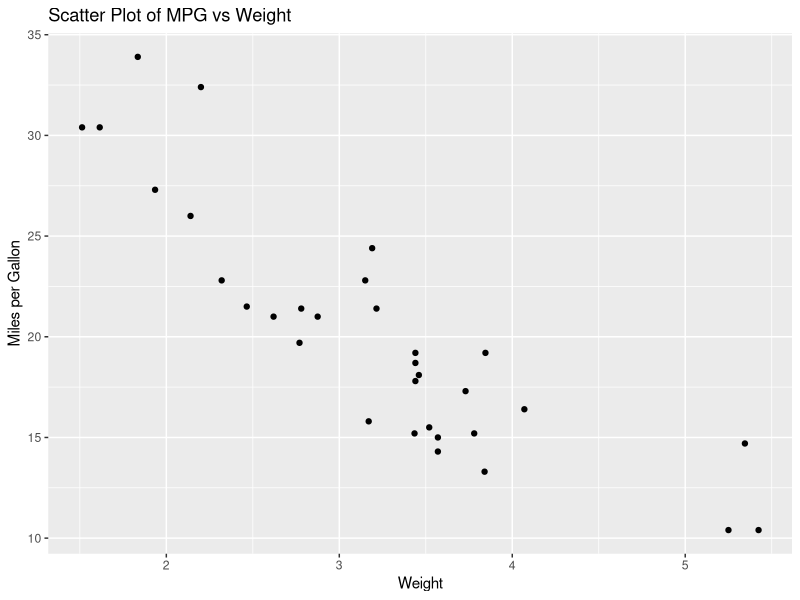
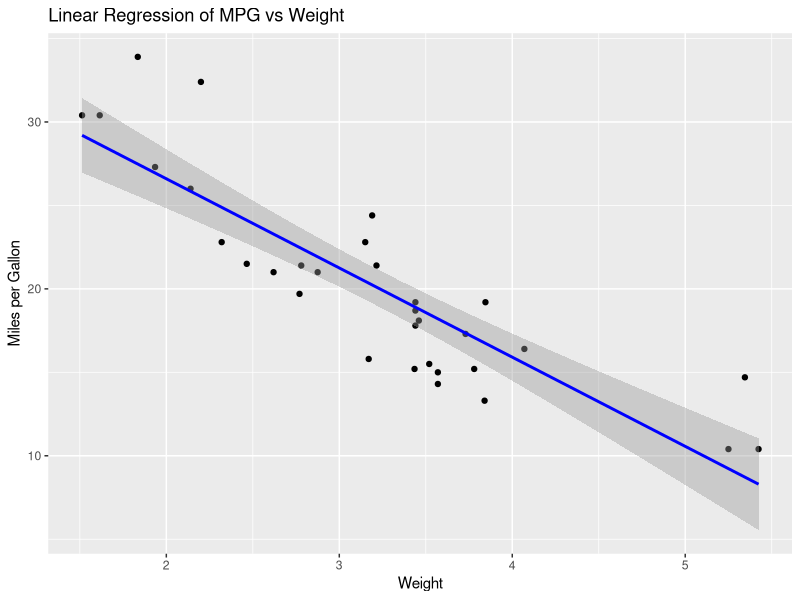
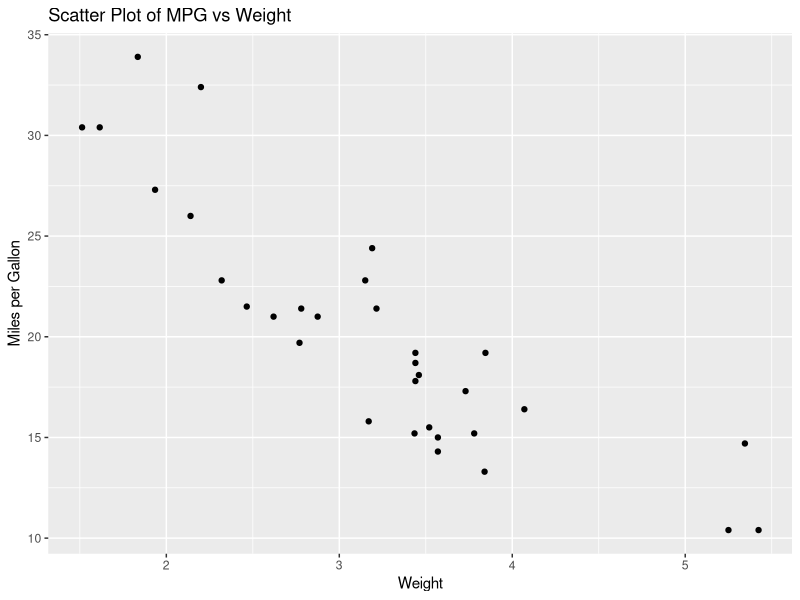
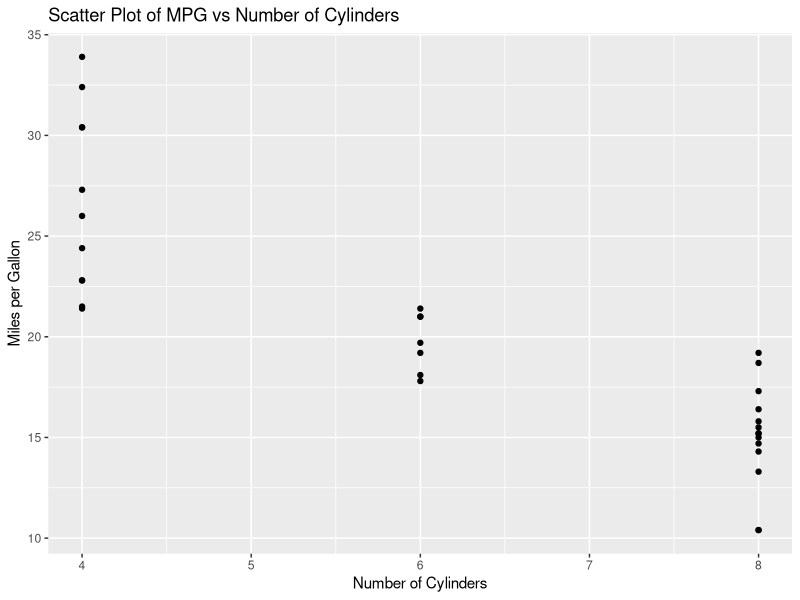
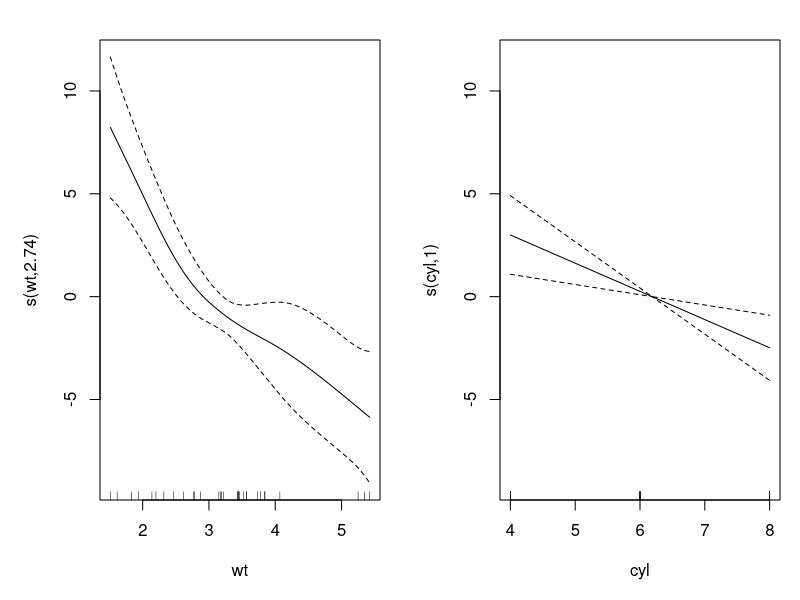

These figures' R source, in order:
#code in r to learn statistical analysis
#simple linear regression model
# Load necessary libraries
install.packages("ggplot2")
library(ggplot2)


# 1. Load the Dataset
data(mtcars)

# 2. Explore the Data
head(mtcars)
View(mtcars)
str(mtcars)
summary(mtcars)
summary(mtcars$mpg)
summary(mtcars$wt)

# 3. Create a Scatter Plot
ggplot(mtcars, aes(x = wt, y = mpg)) +
  geom_point() +
  labs(title = "Scatter Plot of MPG vs Weight",
       x = "Weight",
       y = "Miles per Gallon")

# 4. Fit a Linear Regression Model

model <- lm(mpg ~ wt, data = mtcars)

# 5. Summarize the Model
summary(model)

# 6. Visualize the Regression Line
ggplot(mtcars, aes(x = wt, y = mpg)) +
  geom_point() +
  geom_smooth(method = "lm", col = "blue") +
  labs(title = "Linear Regression of MPG vs Weight",
       x = "Weight",
       y = "Miles per Gallon")

# 7. Make Predictions
new_data <- data.frame(wt = c(3, 4, 5))  # New data for prediction
predictions <- predict(model, newdata = new_data)
print(predictions)
head(predictions)
str(predictions)
summary(predictions)





#gam model the same dataset 
# Load necessary libraries
install.packages("mgcv")
library(mgcv)
install.packages("ggplot2")
library(ggplot2)

# 1. Load the Dataset
data(mtcars)

# 2. Explore the Data
head(mtcars)
summary(mtcars$mpg)
summary(mtcars$wt)
summary(mtcars$cyl)

# 3. Create Scatter Plots
ggplot(mtcars, aes(x = wt, y = mpg)) +
  geom_point() +
  labs(title = "Scatter Plot of MPG vs Weight",
       x = "Weight",
       y = "Miles per Gallon")

ggplot(mtcars, aes(x = cyl, y = mpg)) +
  geom_point() +
  labs(title = "Scatter Plot of MPG vs Number of Cylinders",
       x = "Number of Cylinders",
       y = "Miles per Gallon")

# 4. Fit a GAM
gam_model <- gam(mpg ~ s(wt) + s(cyl, k = 3), data = mtcars)

# 5. Summarize the GAM
summary(gam_model)

# 6. Visualize the Smooth Terms
plot(gam_model, pages = 1)

# 7. Make Predictions
new_data <- data.frame(wt = c(3, 4, 5), cyl = c(4, 6, 8))  # New data for prediction
predictions <- predict(gam_model, newdata = new_data)
print(predictions)
